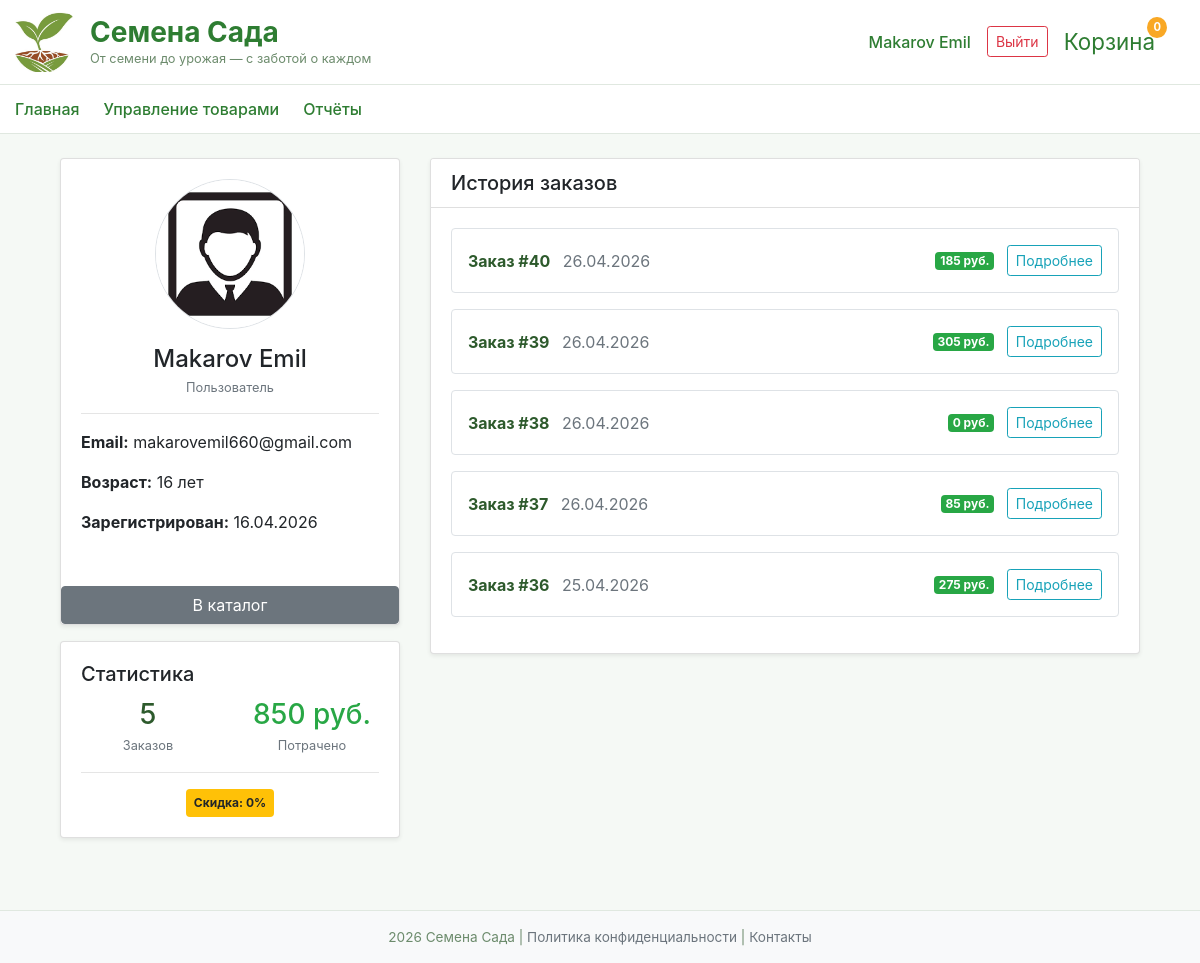
Page /admin/user/3 (signed in) on the earlier database version.
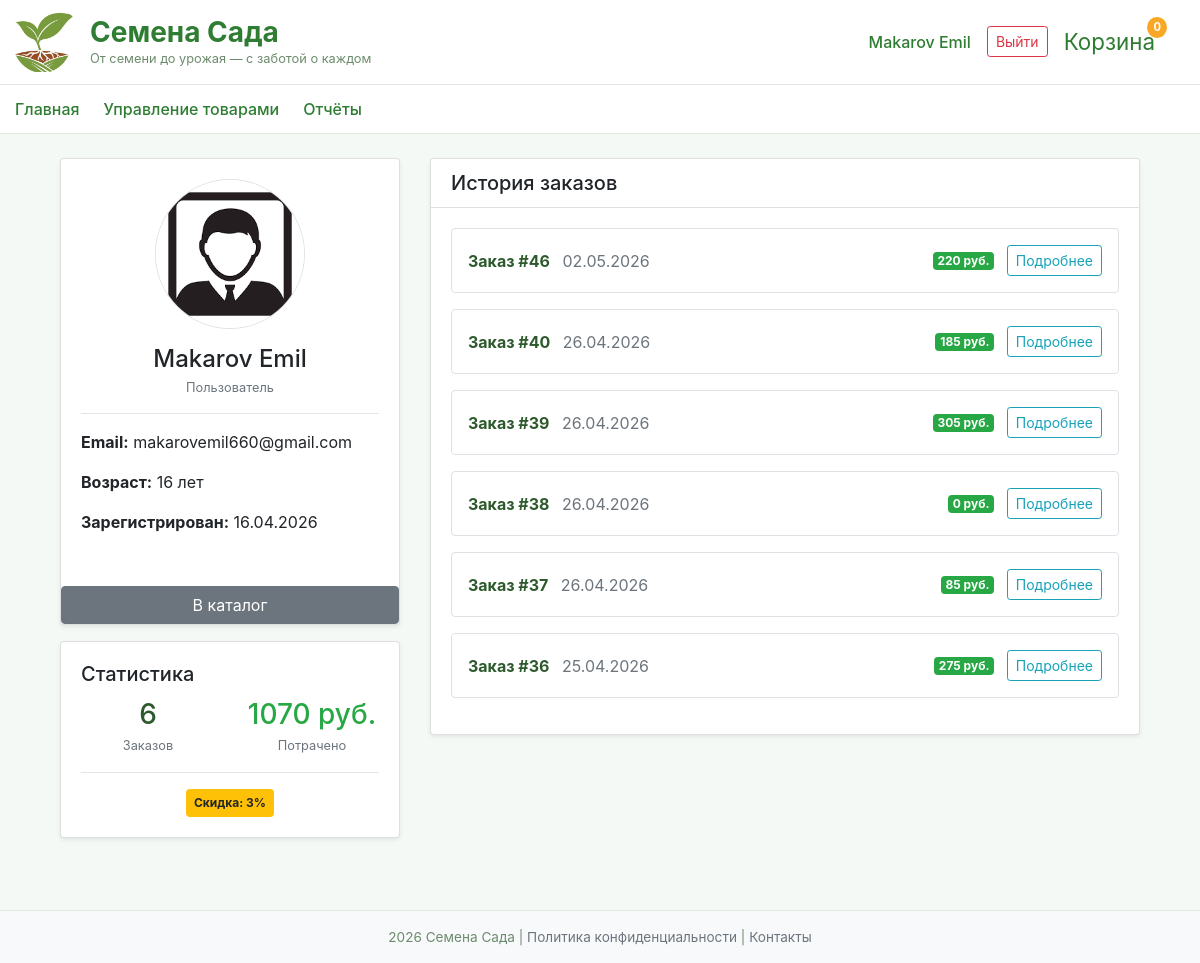
Same page on the later database version.
### data/users.py (models this page shows, shortened)
class User(SqlAlchemyBase, UserMixin, SerializerMixin):
    __tablename__ = 'users'
    serialize_only = ('id', 'surname', 'name', 'age', 'email', 'hashed_password', 'image_path',
                      'modified_date', 'is_admin', 'total_orders_count', 'total_spent', 'orders')
    id = sqlalchemy.Column(sqlalchemy.Integer, primary_key=True, autoincrement=True)
    surname = sqlalchemy.Column(sqlalchemy.String)
    name = sqlalchemy.Column(sqlalchemy.String)
    age = sqlalchemy.Column(sqlalchemy.Integer)
    email = sqlalchemy.Column(sqlalchemy.String, unique=True)
    hashed_password = sqlalchemy.Column(sqlalchemy.String)
    image_path = sqlalchemy.Column(sqlalchemy.String)
    modified_date = sqlalchemy.Column(sqlalchemy.DateTime, default=datetime.datetime.now)
    is_admin = sqlalchemy.Column(sqlalchemy.Boolean, default=False)
    total_orders_count = sqlalchemy.Column(sqlalchemy.Integer, default=0)
    total_spent = sqlalchemy.Column(sqlalchemy.Integer, default=0)
    orders = orm.relationship("Order", back_populates='user')

### data/orders.py (models this page shows)
class Order(SqlAlchemyBase, SerializerMixin):
    __tablename__ = 'orders'
    id = sqlalchemy.Column(sqlalchemy.Integer, primary_key=True, autoincrement=True)
    user_id = sqlalchemy.Column(sqlalchemy.Integer, sqlalchemy.ForeignKey('users.id'))
    order_date = sqlalchemy.Column(sqlalchemy.DateTime, default=datetime.datetime.now)
    total_amount = sqlalchemy.Column(sqlalchemy.Integer)
    discount_percent = sqlalchemy.Column(sqlalchemy.Integer)
    user = orm.relationship("User")
    items = orm.relationship("OrderItem", back_populates='order')

### main.py (the view)
@app.route('/admin/user/<int:user_id>')
@login_required
def admin_user_profile(user_id):
    return show_user_profile(user_id)

### data/db_session.py (called while the page is built)
def create_session() -> Session:
    global __factory
    return __factory()

### main.py (called while the page is built)
@login_manager.user_loader
def load_user(user_id):
    db_sess = create_session()
    return db_sess.get(User, user_id)

@app.context_processor
def cart_count():
    cart = session.get('cart', {})
    count = sum(cart.values())
    return dict(cart_count=count)

def show_user_profile(user_id):
    with create_session() as db_sess:
        user = db_sess.get(User, user_id)
        orders = db_sess.query(Order) \
            .options(joinedload(Order.items).joinedload(OrderItem.product)) \
            .filter(Order.user_id == user.id) \
            .order_by(Order.order_date.desc()) \
            .all()
    return render_template('user_profile.html',
                           title='Профиль пользователя',
                           user=user,
                           orders=orders)

### templates/user_profile.html (shortened to what this page needs)
{% extends "base.html" %} {% block content %}
<div class="container mt-4">
  <div class="row">
    <div class="col-md-4 mb-4">
      <div class="card text-center shadow-sm">
        <div class="card-body">
          <img
            src="/{{ user.image_path }}"
            class="rounded-circle img-fluid mb-3 border"
            style="width: 150px; height: 150px; object-fit: cover"
            alt="Аватарка"
          />
          <h4 class="mb-1">{{ user.surname }} {{ user.name }}</h4>
          {% if user.is_admin %}
          <p class="text-muted small">Администратор</p>
          {% else %}
          <p class="text-muted small">Пользователь</p>
          {% endif %}
          <hr />
          <div class="text-left">
            <p><strong>Email:</strong> {{ user.email }}</p>
            <p><strong>Возраст:</strong> {{ user.age }} лет</p>
            <p>
              <strong>Зарегистрирован:</strong> {{
              user.modified_date.strftime('%d.%m.%Y') }}
            </p>
          </div>
        </div>
        {% if request.args.get('next') %}
        <a href="{{ request.args.get('next') }}" class="btn btn-secondary mt-3">
          ← Назад
        </a>
        {% else %}
        <a href="/catalog" class="btn btn-secondary mt-3">В каталог </a>
        {% endif %}
      </div>
      <div class="card mt-3 shadow-sm">
        <div class="card-body">
          <h5 class="card-title">Статистика</h5>
          <div class="row text-center">
            <div class="col-6">
              <h3 class="text-primary mb-0">{{ user.total_orders_count }}</h3>
              <small class="text-muted">Заказов</small>
            </div>
            <div class="col-6">
              <h3 class="text-success mb-0">{{ user.total_spent }} руб.</h3>
              <small class="text-muted">Потрачено</small>
            </div>
          </div>
          <hr />
          <div class="text-center">
            <span class="badge badge-warning p-2">
              Скидка: {% if user.total_spent > 10000 %}10% {% elif
              user.total_spent > 3000 %}5% {% elif user.total_spent > 1000 %}3%
              {% else %}0%{% endif %}
            </span>
          </div>
        </div>
      </div>
    </div>
    <div class="col-md-8">
      <div class="card shadow-sm">
        <div class="card-header bg-white">
          <h5 class="mb-0">История заказов</h5>
        </div>
        <div class="card-body">
          {% if orders %} {% for order in orders %}
          <div class="border rounded p-3 mb-3">
            <div class="d-flex justify-content-between align-items-center">
              <div>
                <strong class="text-primary">Заказ #{{ order.id }}</strong>
                <span class="text-muted ml-2"
                  >{{ order.order_date.strftime('%d.%m.%Y') }}</span
                >
              </div>
              <div>
                <span class="badge badge-success mr-2"
                  >{{ order.total_amount }} руб.</span
                >
                <a
                  href="/order/{{ order.id }}?next={{ request.url | urlencode }}"
                  class="btn btn-sm btn-outline-info"
                >
                  Подробнее
                </a>
              </div>
            </div>
          </div>
          {% endfor %} {% else %}
          <div class="text-center py-5">
            <p class="text-muted mb-3">У вас пока нет заказов</p>
            <a href="/catalog" class="btn btn-primary">Перейти в каталог</a>
          </div>
          {% endif %}
        </div>
      </div>
    </div>
  </div>
</div>
{% endblock %}

Differences in the rows shown:
changed User "makarovemil660@gmail.com": total_orders_count "5" → "6"; total_spent "850" → "1070"
added Order: id "46", order_date "02.05.2026", total_amount "220"
Other differences:
text no longer shown: "0%"
text now shown: "3%"
